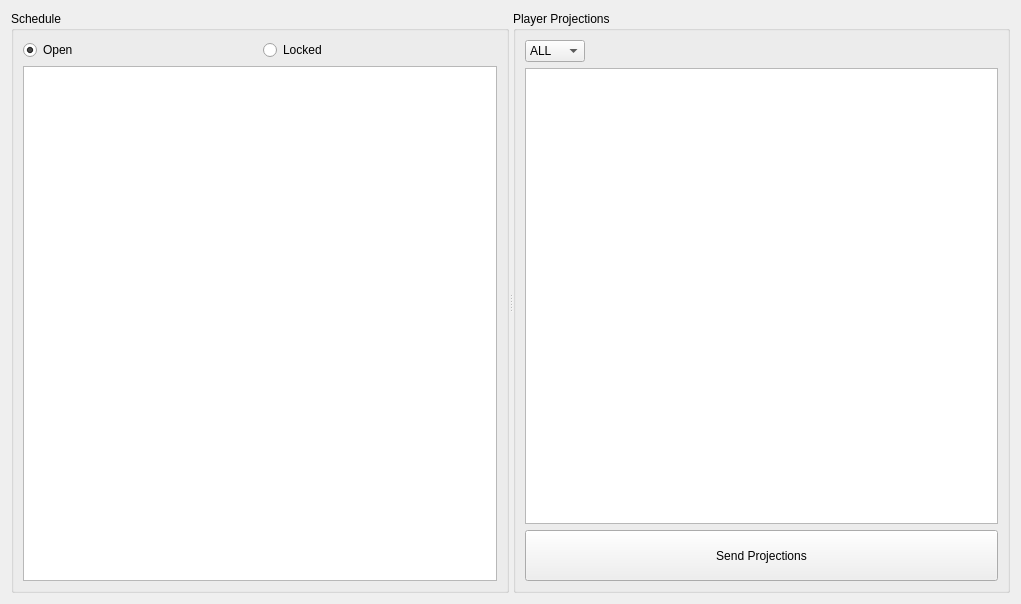
<?xml version="1.0" encoding="UTF-8"?>
<ui version="4.0">
 <class>CurrentWeekWidget</class>
 <widget class="QWidget" name="CurrentWeekWidget">
  <property name="geometry">
   <rect>
    <x>0</x>
    <y>0</y>
    <width>1021</width>
    <height>604</height>
   </rect>
  </property>
  <property name="windowTitle">
   <string>Form</string>
  </property>
  <layout class="QGridLayout" name="gridLayout_2">
   <item row="0" column="0">
    <widget class="QSplitter" name="splitter">
     <property name="orientation">
      <enum>Qt::Horizontal</enum>
     </property>
     <widget class="QGroupBox" name="scheduleGroupBox">
      <property name="sizePolicy">
       <sizepolicy hsizetype="Preferred" vsizetype="Preferred">
        <horstretch>0</horstretch>
        <verstretch>0</verstretch>
       </sizepolicy>
      </property>
      <property name="title">
       <string>Schedule</string>
      </property>
      <layout class="QGridLayout" name="gridLayout">
       <property name="sizeConstraint">
        <enum>QLayout::SetDefaultConstraint</enum>
       </property>
       <item row="0" column="0">
        <widget class="QRadioButton" name="myOpenGamesRb">
         <property name="sizePolicy">
          <sizepolicy hsizetype="Preferred" vsizetype="Fixed">
           <horstretch>0</horstretch>
           <verstretch>0</verstretch>
          </sizepolicy>
         </property>
         <property name="autoFillBackground">
          <bool>false</bool>
         </property>
         <property name="text">
          <string>Open</string>
         </property>
         <property name="checked">
          <bool>true</bool>
         </property>
         <attribute name="buttonGroup">
          <string notr="true">myGamesOptionsGroup</string>
         </attribute>
        </widget>
       </item>
       <item row="1" column="0" colspan="2">
        <widget class="QListView" name="myGamesListView">
         <property name="sizePolicy">
          <sizepolicy hsizetype="Preferred" vsizetype="Preferred">
           <horstretch>0</horstretch>
           <verstretch>0</verstretch>
          </sizepolicy>
         </property>
         <property name="font">
          <font>
           <family>Segoe UI</family>
           <weight>75</weight>
           <bold>true</bold>
          </font>
         </property>
         <property name="selectionMode">
          <enum>QAbstractItemView::SingleSelection</enum>
         </property>
         <property name="selectionBehavior">
          <enum>QAbstractItemView::SelectRows</enum>
         </property>
        </widget>
       </item>
       <item row="0" column="1">
        <widget class="QRadioButton" name="myLockedGamesRb">
         <property name="sizePolicy">
          <sizepolicy hsizetype="Preferred" vsizetype="Fixed">
           <horstretch>0</horstretch>
           <verstretch>0</verstretch>
          </sizepolicy>
         </property>
         <property name="autoFillBackground">
          <bool>false</bool>
         </property>
         <property name="text">
          <string>Locked</string>
         </property>
         <attribute name="buttonGroup">
          <string notr="true">myGamesOptionsGroup</string>
         </attribute>
        </widget>
       </item>
      </layout>
     </widget>
     <widget class="QGroupBox" name="projGroupBox">
      <property name="sizePolicy">
       <sizepolicy hsizetype="Expanding" vsizetype="Expanding">
        <horstretch>0</horstretch>
        <verstretch>0</verstretch>
       </sizepolicy>
      </property>
      <property name="title">
       <string>Player Projections</string>
      </property>
      <layout class="QGridLayout" name="gridLayout_3">
       <item row="0" column="0">
        <widget class="QComboBox" name="myPositionComboBox">
         <property name="maximumSize">
          <size>
           <width>60</width>
           <height>16777215</height>
          </size>
         </property>
         <item>
          <property name="text">
           <string>ALL</string>
          </property>
         </item>
         <item>
          <property name="text">
           <string>QB</string>
          </property>
         </item>
         <item>
          <property name="text">
           <string>RB</string>
          </property>
         </item>
         <item>
          <property name="text">
           <string>WR</string>
          </property>
         </item>
         <item>
          <property name="text">
           <string>TE</string>
          </property>
         </item>
         <item>
          <property name="text">
           <string>K</string>
          </property>
         </item>
         <item>
          <property name="text">
           <string>DEF</string>
          </property>
         </item>
        </widget>
       </item>
       <item row="1" column="0" colspan="4">
        <widget class="QTableView" name="myProjectionTableView">
         <property name="alternatingRowColors">
          <bool>true</bool>
         </property>
         <property name="selectionMode">
          <enum>QAbstractItemView::SingleSelection</enum>
         </property>
         <property name="selectionBehavior">
          <enum>QAbstractItemView::SelectItems</enum>
         </property>
         <property name="sortingEnabled">
          <bool>true</bool>
         </property>
         <property name="wordWrap">
          <bool>false</bool>
         </property>
         <attribute name="verticalHeaderVisible">
          <bool>false</bool>
         </attribute>
        </widget>
       </item>
       <item row="2" column="0" colspan="4">
        <widget class="QPushButton" name="mySendProjectionButton">
         <property name="sizePolicy">
          <sizepolicy hsizetype="Minimum" vsizetype="Fixed">
           <horstretch>0</horstretch>
           <verstretch>0</verstretch>
          </sizepolicy>
         </property>
         <property name="minimumSize">
          <size>
           <width>0</width>
           <height>51</height>
          </size>
         </property>
         <property name="styleSheet">
          <string notr="true">font: 75 18pt &quot;MS Shell Dlg 2&quot;;</string>
         </property>
         <property name="text">
          <string>Send Projections</string>
         </property>
        </widget>
       </item>
       <item row="0" column="1" colspan="3">
        <widget class="QLabel" name="myControlMessageLabel">
         <property name="styleSheet">
          <string notr="true">color: rgb(255, 0, 0);</string>
         </property>
         <property name="text">
          <string/>
         </property>
         <property name="textFormat">
          <enum>Qt::RichText</enum>
         </property>
         <property name="alignment">
          <set>Qt::AlignRight|Qt::AlignTrailing|Qt::AlignVCenter</set>
         </property>
         <property name="wordWrap">
          <bool>true</bool>
         </property>
         <property name="openExternalLinks">
          <bool>true</bool>
         </property>
         <property name="textInteractionFlags">
          <set>Qt::TextBrowserInteraction</set>
         </property>
        </widget>
       </item>
      </layout>
     </widget>
    </widget>
   </item>
  </layout>
 </widget>
 <resources/>
 <connections/>
 <buttongroups>
  <buttongroup name="myGamesOptionsGroup"/>
 </buttongroups>
</ui>
